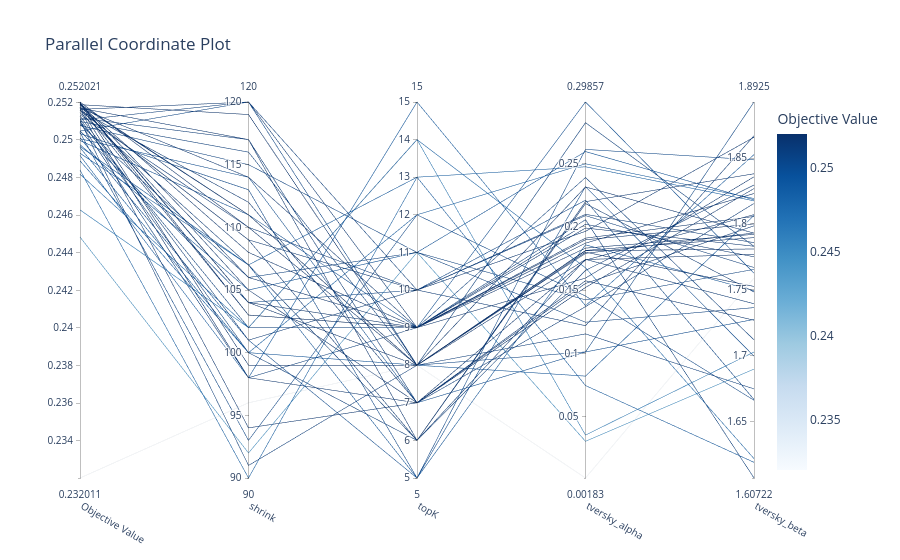

Here is the notebook cell this chart was saved with:
### Code cell
plot_parallel_coordinate(optuna_study, params=["topK", "shrink", "tversky_alpha", "tversky_beta"])
